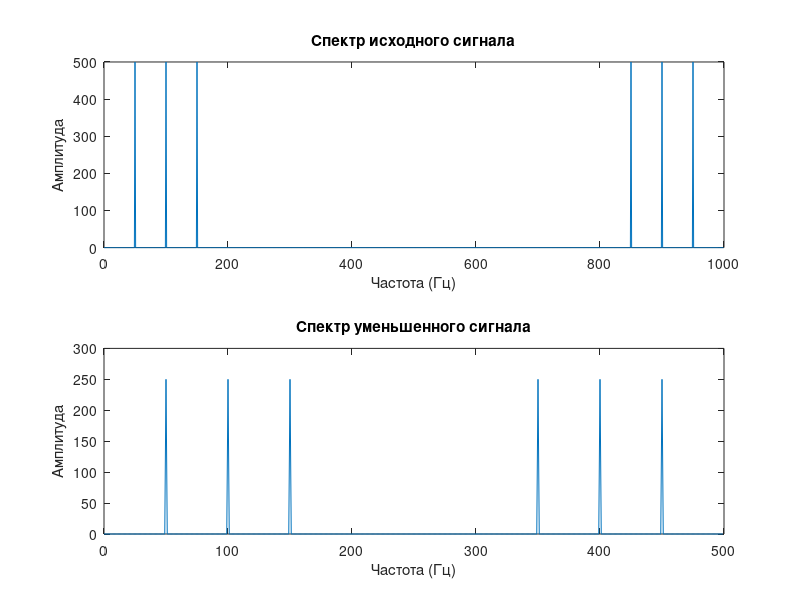

Recreate this plot in MATLAB.
% Задаем частоту дискретизации и длину сигнала
Fs = 1000; % Герц
t = 0:1/Fs:1-1/Fs;
x = sin(2*pi*50*t) + sin(2*pi*100*t) + sin(2*pi*150*t);

% Уменьшаем частоту дискретизации вдвое
x_downsampled = downsample(x,2);

% Выводим спектр сигнала
X = fft(x);
X_downsampled = fft(x_downsampled);

f = Fs*(0:length(x)-1)/length(x);
f_downsampled = Fs/2*(0:length(x_downsampled)-1)/length(x_downsampled);

figure;
subplot(2,1,1);
plot(f,abs(X));
title('Спектр исходного сигнала');
xlabel('Частота (Гц)');
ylabel('Амплитуда');

subplot(2,1,2);
plot(f_downsampled,abs(X_downsampled));
title('Спектр уменьшенного сигнала');
xlabel('Частота (Гц)');
ylabel('Амплитуда');